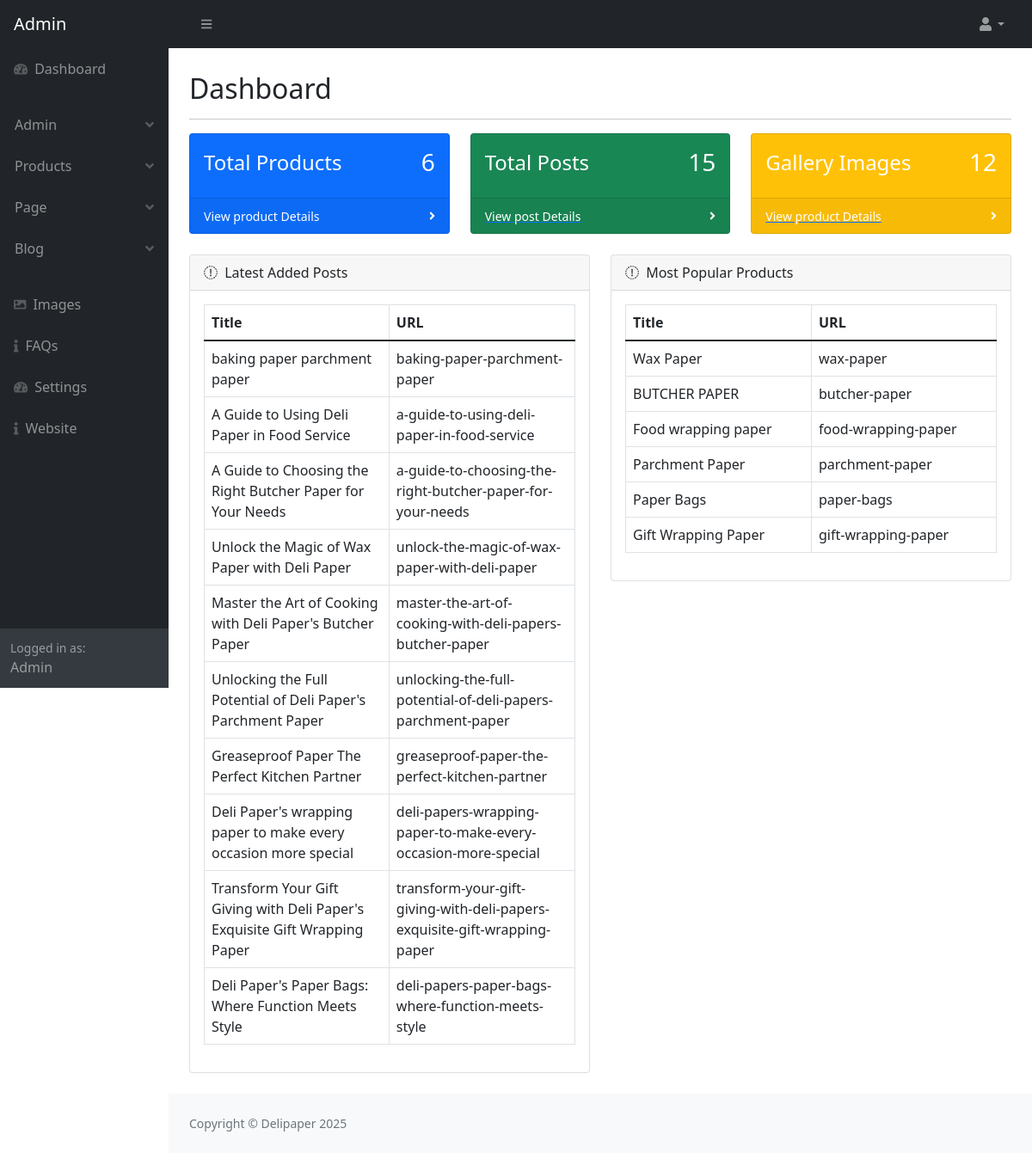
Before: /admin/index.php (signed in) with the older database file.
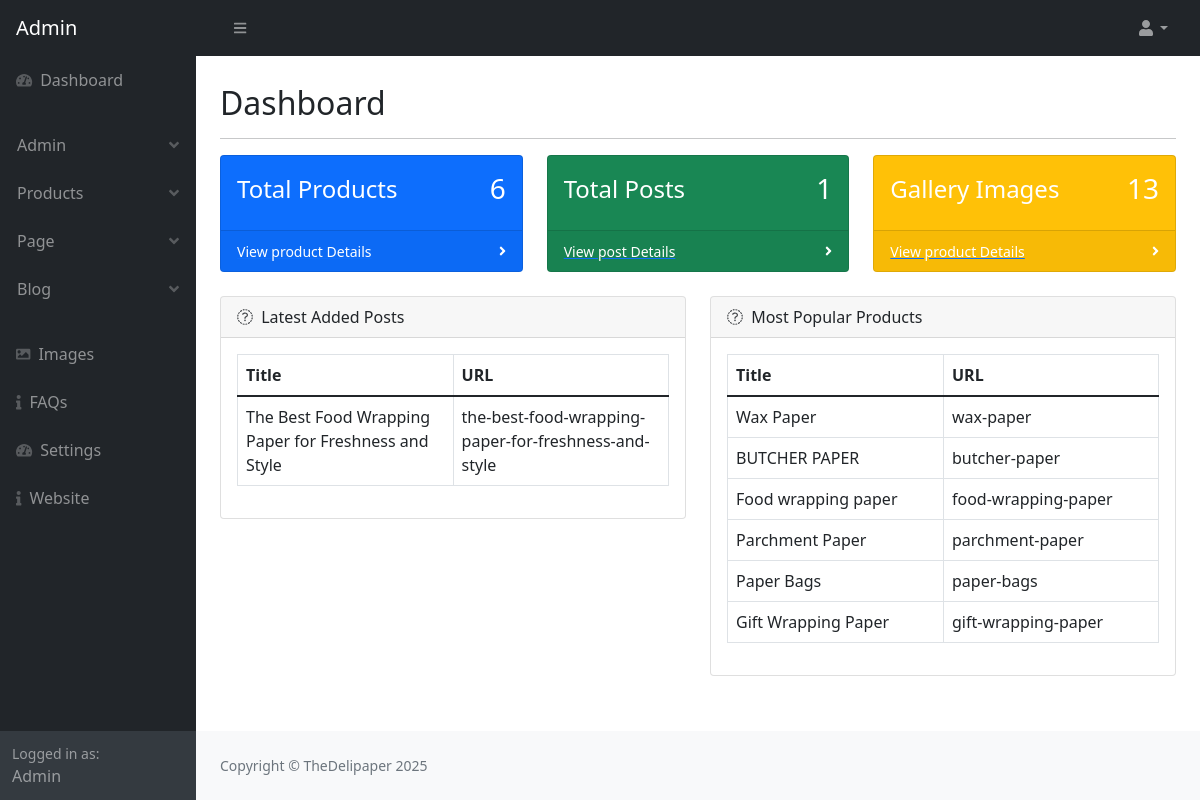
After: the same page with the newer database file.
### tables this page shows
CREATE TABLE `post` (
  `post_id` int(11) NOT NULL AUTO_INCREMENT,
  `category_id` int(11) NOT NULL,
  `post_title` varchar(500) NOT NULL,
  `post_url` varchar(500) NOT NULL,
  `post_content` text NOT NULL,
  `post_thumbnail` varchar(500) NOT NULL,
  `post_views` int(11) NOT NULL,
  `post_date` varchar(255) NOT NULL,
  `post_status` varchar(255) NOT NULL,
  `post_index` varchar(255) NOT NULL,
  `post_tag` varchar(255) NOT NULL,
  `admin_id` int(11) NOT NULL,
  PRIMARY KEY (`post_id`)
);

CREATE TABLE `product` (
  `product_id` int(11) NOT NULL AUTO_INCREMENT,
  `product_name` varchar(255) NOT NULL,
  `product_url` varchar(255) DEFAULT NULL,
  `product_short_description` text NOT NULL,
  `product_content` text DEFAULT NULL,
  `product_thumbnail` varchar(255) DEFAULT NULL,
  `product_image1` varchar(500) NOT NULL,
  `product_image2` varchar(500) NOT NULL,
  `product_meta_title` varchar(255) DEFAULT NULL,
  `product_meta_description` text DEFAULT NULL,
  `product_meta_keywords` text DEFAULT NULL,
  `product_status` enum('active','inactive') DEFAULT 'active',
  `created_at` timestamp NOT NULL DEFAULT current_timestamp(),
  `updated_at` timestamp NOT NULL DEFAULT current_timestamp() ON UPDATE current_timestamp(),
  `product_index` varchar(255) NOT NULL,
  PRIMARY KEY (`product_id`)
);

CREATE TABLE `setting` (
  `setting_id` int(11) NOT NULL AUTO_INCREMENT,
  `website_title` varchar(500) NOT NULL,
  `website_url` varchar(500) NOT NULL,
  `website_logo` varchar(500) NOT NULL,
  `website_favicon` varchar(500) NOT NULL,
  `website_head_code` text NOT NULL,
  `ad_code_one` text NOT NULL,
  `ad_code_two` text NOT NULL,
  `ad_code_three` text NOT NULL,
  `footer_text` text NOT NULL,
  `facebook` varchar(255) NOT NULL,
  `twitter` varchar(255) NOT NULL,
  `instagram` varchar(25) NOT NULL,
  `pinterest` varchar(255) NOT NULL,
  PRIMARY KEY (`setting_id`)
);

### admin/index.php (the view, shortened to what the changed rows need)
<?php require_once('parts/top.php'); ?>
</head>
<body class="sb-nav-fixed">
    <div id="layoutSidenav">
        <div id="layoutSidenav_content">
            <main>
                <div class="container-fluid px-4">
                    <br>
                    <h2 class="mt-1">Dashboard</h2>
                    <div class="row">
                        <?php
                        require_once('parts/db.php');
                        $select_post = "SELECT * FROM post ";
                        $run_post = mysqli_query($conn, $select_post);
                        $total_post = mysqli_num_rows($run_post);
                        $select_image = "SELECT * FROM image ";
                        $run_image = mysqli_query($conn, $select_image);
                        $total_image = mysqli_num_rows($run_image);
                        ?>
                        <div class="col-xl-4 col-md-6">
                            <div class="card bg-success text-white mb-4">
                                <div class="card-body d-flex justify-content-between align-items-center">
                                    <h4>Total Posts</h4>
                                    <h3><?php echo $total_post; ?></h3>
                                </div>
                            </div>
                        </div>
                        <div class="col-xl-4 col-md-6">
                            <div class="card bg-warning text-white mb-4">
                                <div class="card-body d-flex justify-content-between align-items-center">
                                    <h4>Gallery Images</h4>
                                    <h3><?php echo $total_image; ?></h3>
                                </div>
                            </div>
                        </div>
                    </div>
                    <div class="row">
                        <div class="col-xl-6">
                            <div class="card mb-4">
                                <div class="card-body">
                                    <table class="table table-hover table-bordered">
                                        <thead>
                                            <tr>
                                                <th>Title</th>
                                                <th>URL</th>
                                            </tr>
                                        </thead>
                                        <tbody>
                                            <?php
                                            require_once('parts/db.php');
                                            $select = "SELECT * FROM post ORDER BY post_id DESC LIMIT 10";
                                            $run = mysqli_query($conn, $select);
                                            while ($row = mysqli_fetch_array($run)) {
                                                $post_title = $row['post_title'];
                                                $post_url = $row['post_url'];
                                            ?>
                                            <tr>
                                                <td><?php echo $post_title; ?></td>
                                                <td><?php echo $post_url; ?></td>
                                            </tr>
                                            <?php    } ?>
                                        </tbody>
                                    </table>
                                </div>
                            </div>
                        </div>
                        <div class="col-xl-6">
                            <div class="card mb-4">
                                <div class="card-body">
                                    <table class="table table-hover table-bordered">
                                        <thead>
                                            <tr>
                                                <th>Title</th>
                                                <th>URL</th>
                                            </tr>
                                        </thead>
                                        <tbody>
                                            <?php
                                            require_once('parts/db.php');
                                            $select = "SELECT * FROM product ";
                                            $run = mysqli_query($conn, $select);
                                            while ($row = mysqli_fetch_array($run)) {
                                                $product_name = $row['product_name'];
                                                $product_url = $row['product_url'];
                                            ?>
                                            <tr>
                                                <td><?php echo $product_name; ?></td>
                                                <td><?php echo $product_url; ?></td>
                                            </tr>
                                            <?php    } ?>
                                        </tbody>
                                    </table>
                                </div>
                            </div>
                        </div>
                    </div>
                </div>
            </main>
            <?php require_once('parts/footer.php'); ?>
        </div>
    </div>
</body>
</html>

### admin/parts/footer.php
<footer class="py-4 bg-light mt-auto">
    <div class="container-fluid px-4">
        <div class="d-flex align-items-center justify-content-between small">
            <div class="text-muted">Copyright &copy; <?php echo $website_title; ?> <?php echo  date("Y"); ?></div>
        </div>
    </div>
</footer>

Changed rows visible on the page:
removed post: post_title "baking paper parchment paper", post_url "baking-paper-parchment-paper"
removed post: post_title "A Guide to Using Deli Paper in Food Service", post_url "a-guide-to-using-deli-paper-in-food-service"
removed post: post_title "A Guide to Choosing the Right Butcher Paper for Your Needs", post_url "a-guide-to-choosing-the-right-butcher-paper-for-your-needs"
removed post: post_title "Unlock the Magic of Wax Paper with Deli Paper", post_url "unlock-the-magic-of-wax-paper-with-deli-paper"
removed post: post_title "Master the Art of Cooking with Deli Paper's Butcher Paper", post_url "master-the-art-of-cooking-with-deli-papers-butcher-paper"
removed post: post_title "Unlocking the Full Potential of Deli Paper's Parchment Paper", post_url "unlocking-the-full-potential-of-deli-papers-parchment-paper"
removed post: post_title "Greaseproof Paper The Perfect Kitchen Partner", post_url "greaseproof-paper-the-perfect-kitchen-partner"
removed post: post_title "Deli Paper's wrapping paper to make every occasion more special", post_url "deli-papers-wrapping-paper-to-make-every-occasion-more-special"
removed post: post_title "Transform Your Gift Giving with Deli Paper's Exquisite Gift Wrapping Paper", post_url "transform-your-gift-giving-with-deli-papers-exquisite-gift-wrapping-paper"
removed post: post_title "Deli Paper's Paper Bags: Where Function Meets Style", post_url "deli-papers-paper-bags-where-function-meets-style"
added post: post_title "The Best Food Wrapping Paper for Freshness and Style", post_url "the-best-food-wrapping-paper-for-freshness-and-style"
changed setting: website_title "Delipaper" → "TheDelipaper"
Other visible differences:
$total_post: "15" → "1"
$total_image: "12" → "13"
